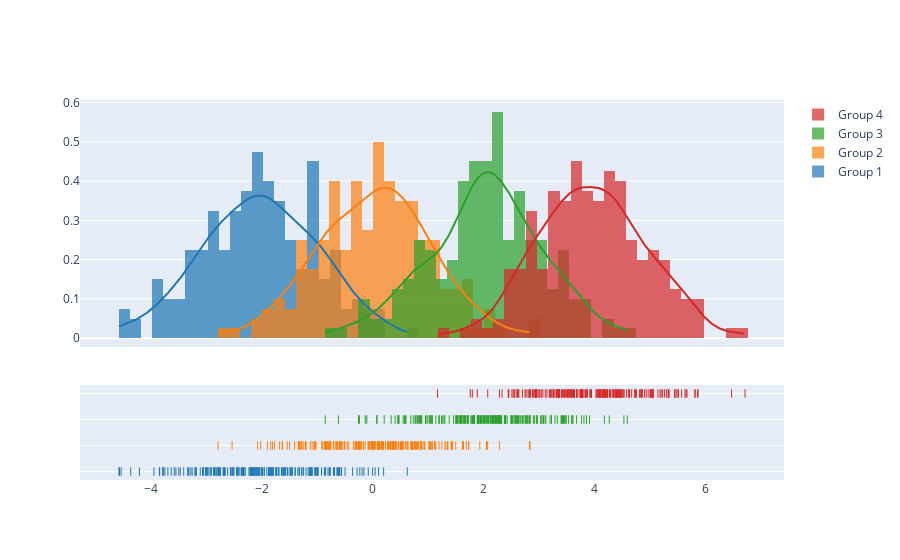

Notebook code for this chart:
### Code cell
import plotly.figure_factory as ff

# Add histogram data
x1 = np.random.randn(200) - 2
x2 = np.random.randn(200)
x3 = np.random.randn(200) + 2
x4 = np.random.randn(200) + 4

# Group data together
hist_data = [x1, x2, x3, x4]

group_labels = ['Group 1', 'Group 2', 'Group 3', 'Group 4']

# Create distplot with custom bin_size
fig = ff.create_distplot(hist_data, group_labels, bin_size=.2)
fig.show()

### Figure 1 — Plotly figure (JSON) as saved in the notebook; plotly's stock layout.template omitted (floating-point values rounded to 4 significant figures; data arrays with more than 128 entries replaced by an {"elided": "..."} marker saying what was removed)
{"data": [{"autobinx": false, "histnorm": "probability density", "legendgroup": "Group 1", "marker": {"color": "rgb(31, 119, 180)"}, "name": "Group 1", "opacity": 0.7, "type": "histogram", "x": {"elided": "200 float values"}, "xaxis": "x", "xbins": {"end": 0.6219, "size": 0.2, "start": -4.578}, "yaxis": "y"}, {"autobinx": false, "histnorm": "probability density", "legendgroup": "Group 2", "marker": {"color": "rgb(255, 127, 14)"}, "name": "Group 2", "opacity": 0.7, "type": "histogram", "x": {"elided": "200 float values"}, "xaxis": "x", "xbins": {"end": 2.836, "size": 0.2, "start": -2.791}, "yaxis": "y"}, {"autobinx": false, "histnorm": "probability density", "legendgroup": "Group 3", "marker": {"color": "rgb(44, 160, 44)"}, "name": "Group 3", "opacity": 0.7, "type": "histogram", "x": {"elided": "200 float values"}, "xaxis": "x", "xbins": {"end": 4.591, "size": 0.2, "start": -0.8578}, "yaxis": "y"}, {"autobinx": false, "histnorm": "probability density", "legendgroup": "Group 4", "marker": {"color": "rgb(214, 39, 40)"}, "name": "Group 4", "opacity": 0.7, "type": "histogram", "x": {"elided": "200 float values"}, "xaxis": "x", "xbins": {"end": 6.715, "size": 0.2, "start": 1.168}, "yaxis": "y"}, {"legendgroup": "Group 1", "marker": {"color": "rgb(31, 119, 180)"}, "mode": "lines", "name": "Group 1", "showlegend": false, "type": "scatter", "x": {"elided": "500 float values"}, "xaxis": "x", "y": {"elided": "500 float values"}, "yaxis": "y"}, {"legendgroup": "Group 2", "marker": {"color": "rgb(255, 127, 14)"}, "mode": "lines", "name": "Group 2", "showlegend": false, "type": "scatter", "x": {"elided": "500 float values"}, "xaxis": "x", "y": {"elided": "500 float values"}, "yaxis": "y"}, {"legendgroup": "Group 3", "marker": {"color": "rgb(44, 160, 44)"}, "mode": "lines", "name": "Group 3", "showlegend": false, "type": "scatter", "x": {"elided": "500 float values"}, "xaxis": "x", "y": {"elided": "500 float values"}, "yaxis": "y"}, {"legendgroup": "Group 4", "marker": {"color": "rgb(214, 39, 40)"}, "mode": "lines", "name": "Group 4", "showlegend": false, "type": "scatter", "x": {"elided": "500 float values"}, "xaxis": "x", "y": {"elided": "500 float values"}, "yaxis": "y"}, {"legendgroup": "Group 1", "marker": {"color": "rgb(31, 119, 180)", "symbol": "line-ns-open"}, "mode": "markers", "name": "Group 1", "showlegend": false, "type": "scatter", "x": {"elided": "200 float values"}, "xaxis": "x", "y": {"elided": "200 str values"}, "yaxis": "y2"}, {"legendgroup": "Group 2", "marker": {"color": "rgb(255, 127, 14)", "symbol": "line-ns-open"}, "mode": "markers", "name": "Group 2", "showlegend": false, "type": "scatter", "x": {"elided": "200 float values"}, "xaxis": "x", "y": {"elided": "200 str values"}, "yaxis": "y2"}, {"legendgroup": "Group 3", "marker": {"color": "rgb(44, 160, 44)", "symbol": "line-ns-open"}, "mode": "markers", "name": "Group 3", "showlegend": false, "type": "scatter", "x": {"elided": "200 float values"}, "xaxis": "x", "y": {"elided": "200 str values"}, "yaxis": "y2"}, {"legendgroup": "Group 4", "marker": {"color": "rgb(214, 39, 40)", "symbol": "line-ns-open"}, "mode": "markers", "name": "Group 4", "showlegend": false, "type": "scatter", "x": {"elided": "200 float values"}, "xaxis": "x", "y": {"elided": "200 str values"}, "yaxis": "y2"}], "layout": {"barmode": "overlay", "hovermode": "closest", "legend": {"traceorder": "reversed"}, "xaxis": {"anchor": "y2", "domain": [0.0, 1.0], "zeroline": false}, "yaxis": {"anchor": "free", "domain": [0.35, 1], "position": 0.0}, "yaxis2": {"anchor": "x", "domain": [0, 0.25], "dtick": 1, "showticklabels": false}}}
